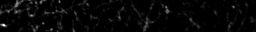
%> input picture cellnav/cellNav_0.70/karl/images/AVG_Ai148_129SVG3_122618_1006-1.tif, 256 x 32 px
$ octave skelBip.m   (GNU Octave 9; MATLAB toolbox functions it lacks are replaced by stand-ins)
%> lines starting %> are read from the running program, lines starting %| are printed output that depends on the picture
### optical-retina/jmFunctions/GetMyDir.m
function[TPN] = GetMyDir()


%% Get Folder

if ~exist('.\temp'), mkdir('.\temp'),end

if exist('.\temp\Last.mat')
     load(['.\temp\Last.mat'])
     if exist(Last)
        TPN=uigetdir(Last)
     else
         TPN=uigetdir
     end
else
    TPN=uigetdir
%> the answer given: ../../../../cellnav/cellNav_0.70/karl/images
end

TPN= [TPN '\'];

Last=TPN;
if Last>0
save('.\temp\Last.mat','Last')
end

### optical-retina/Analyze4/FixedPairAnalysis/bipMap/skelBip.m


TPN = GetMyDir

TPNd = dir(TPN); TPNd = TPNd(3:length(TPNd));
TiffNames={};
for i = 1: size(TPNd,1)
    siz=length(TPNd(i).name);
    if TPNd(i).name(siz-2:siz)== 'tif'
        if TPNd(i).name(siz-8:siz-7)~='-R'
            TiffNames(length(TiffNames)+1,1)={TPNd(i).name};
        end
    end
end

for i = length(TiffNames):-1:1
    I(:,:,i) = imread([TPN TiffNames{i}]);
end
I = double(I);
[ys xs zs] = size(I);
%> ys = 32; xs = 256; zs = 2
image(sum(I,3))


%%%%%%%%%%%%%%%%%%%%%%%%%%%% SKELETONIZE %%%%%%%%%%%%%%%


zum = 0.2; xyum = .0603;
aspect=zum/xyum;% ratio of z to xy dimentions
minObSize= 50; %% minimum size of object to be measured (default 20)
minFillSize = 10; %% Minimum size of continuous wave object (default 4)
maxSegLength = 5;  %% Maximum length of segments (default 2)

%% Run Skeletonize

'Filling to find Skeleton'
D = I>0;
SG=0; %start segment counter
PixDone=0; %Counter for Fill Progress
AllPix=sum(D(:)); %Count all pixels to do
%> AllPix = 5402
rep=0; %start another damn counter
D=(smooth3(D,'gaussian',5)>=.3); %Thats the images !!!!!!!!!!!!!!!!!!!!>=1?


%%Buffer D
Dbuf=zeros(ys+2,xs+2,zs+2,'uint8');
%> Dbuf: size 34x258x4 uint8; every value is 0
Dbuf(2:ys+1,2:xs+1,2:zs+1)=D;
D=Dbuf;
clear Dbuf
[ys,xs,zs]=size(D);
%> ys = 34; xs = 258; zs = 4

sumD=sum(D,3);
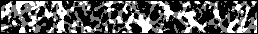
%> sumD: size 34x258 double; min 0, max 2, mean 0.731; drawn with min black and max white
colormap gray(256)
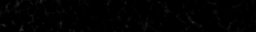
%> displayed picture: size 32x256x3, on the screen's scale of 0 to 255; min 0, max 42, mean 1.6
image(sumD*15/(mean(sumD(:))))
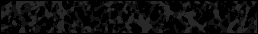
%> displayed picture: size 34x258x3, on the screen's scale of 0 to 255; min 0, max 40, mean 14.4

[D,ob]=bwlabeln(D,6); %Label Mask Objects -Six Connected
%> ob = 61
tic
for o=1:ob  %Run for All objects
    if sum(sum(sum(D==o)))>minObSize;
    %% Display Current object
    %  image((max(D,[],3)>0)*75 + max(D==o,[],3)*300),pause(.01)

    %%Find minimum length as princomp
    [vy,vx,vz]=ind2sub(size(D),find(D==o)); %Vectorize object

    clear V
    V(:,1)=vy;V(:,2)=vx;V(:,3)=vz; %make single vector
    clear vy vx vz
    [Co,Sc]=princomp(V);  %find principal components of object
    minV=find(Sc(:,1)==min(Sc(:,1)),1); %find position of min extreme position
    maxV=find(Sc(:,1)==max(Sc(:,1)),1); %find position of max extreme position
    startV=find(abs(Sc(:,1))==max(abs(Sc(:,1))),1); %find most extreme point for later starting point
    minLength=Sc(maxV,1)-Sc(minV,1); %Find minimum Length in Voxels
    clear Co Sc

    %%Start Filling
    con6=[-1 0 0; 1 0 0; 0 -1 0 ; 0 1 0; 0 0 -1; 0 0 1]; %6con matrix
    NewF=zeros(1000,3);
    NewF(1,:)=V(startV,:); %make starting point
    Sold=V(startV,:); %make Skeleton Starting Point

    Fnew=D*0;
    count=1;
   while count>0  %while there are new voxels to do

    PrevF=NewF(NewF(:,1)>0,:); NewF=NewF*0;  %update list of new fill points
    Fnew=Fnew*0; %Create matrix for new pixels
    count=0;  %reset counter
    for f=1:size(PrevF,1) %run all Previously filled points

    %%transform
    Trans=[PrevF(f,1)+con6(:,1) PrevF(f,2)+con6(:,2) PrevF(f,3)+con6(:,3)];

    for t = 1:size(Trans,1)
       Grab(t)=D(Trans(t,1),Trans(t,2),Trans(t,3));
       D(Trans(t,1),Trans(t,2),Trans(t,3))=0;
       Fnew(Trans(t,1),Trans(t,2),Trans(t,3))=1;
    end


% [4 lines of commented-out code are left out]

    GrabF=find(Grab);
    GrabFL=length(GrabF);
    PixDone=PixDone+GrabFL;
    NewF(count+1:count+GrabFL,1:3)=Trans(Grab>0,:);
    count=count+GrabFL;

    end % Run new points

    %Check new fill objects
    [Fnew,things]=bwlabeln(Fnew,26); %Label new fill objects (with 26 connectivity)
    for t=1:things %Do all objects
        if sum(sum(sum(Fnew==t)))>minFillSize %minimum centroid size
            [ly,lx,lz]=ind2sub(size(Fnew),find(Fnew==t)); %Find position of all pixels in object
            my=mean(ly); mx=mean(lx); mz=mean(lz); %Find centroid
            Snew(t,1)=my;Snew(t,2)=mx; Snew(t,3)=mz; %record new points
            SDist=sqrt((Sold(:,1)-my).^2+ (Sold(:,2)-mx).^2 + (Sold(:,3)-mz).^2); %find voxel distance from new to all old
            source=find(SDist==min(SDist),1);

            %Write Segments
            SG=SG+1;
            Seg(SG,1,1)=Sold(source,1);Seg(SG,2,1)=Sold(source,2); Seg(SG,3,1)=Sold(source,3);
            Seg(SG,1,2)=my; Seg(SG,2,2)=mx; Seg(SG,3,2)=mz;
            Obj(SG)=o; %record objects

        end %end if big enough to be worth new centroid
    end
    if exist('Snew','var'), Sold=Snew; clear Snew; end  %update skeleton points list: new becomes old

     if mod(SG,30)==0,  image((sumD>0)*255 - (sum(D,3)>0)*100),pause(.01),end

   end % Repeat fill


   end %if object is big enough
end %run all objects
%> this loop made 61 passes
%> (minV, maxV, startV, minLength) on passes 1, 2, 10, 13: (1020, 1019, 1019, 102.1), (5, 70, 70, 11.52), (1929, 1928, 1929, 162.7), (11, 41, 41, 10.2)
%> after the loop, Grab = [0 0 0 0 0 0]; GrabFL = 0; NewF = 1000 rows, first 12: [0 0 0; 0 0 0; 0 0 0; 0 0 0; 0 0 0; 0 0 0; 0 0 0; 0 0 0; 0 0 0; 0 0 0; 0 0 0; 0 0 0]; Obj = 712 values from 1 to 13; PixDone = 6156; PrevF = [24 103 2]; SDist = 1.12; SG = 712; Sold = [24.36 104 2.36]; Trans = [23 103 2; 25 103 2; 24 102 2; 24 104 2; 24 103 1; 24 103 3]; V = 53 rows, first 12: [24 103 2; 25 103 2; 24 104 2; 25 104 2; 26 104 2; 24 105 2; 25 105 2; 26 105 2; 32 105 2; 33 105 2; 23 106 2; 24 106 2]; con6 = [-1 0 0; 1 0 0; 0 -1 0; 0 1 0; 0 0 -1; 0 0 1]; count = 0; lx = [103; 104; 102; 103; 103; 104; 104; 105; 103; 104; 105; 105; 106; 105]; ly = [25; 24; 25; 24; 26; 23; 25; 24; 25; 24; 23; 25; 24; 24]; lz = [1; 1; 2; 2; 2; 2; 2; 2; 3; 3; 3; 3; 3; 4]

clear AllPix D Fnew

Duration = toc


%% Convert to real distances
if exist('Seg','var') % If any Segments were found
%%Unbuffer
Seg=Seg-1;
clear SU
SU(:,1:2,:)=Seg(:,1:2,:)*xyum;
SU(:,3,:)=Seg(:,3,:)*zum;
clear Seg
save([TPN 'temp/SU.mat'],'SU')

%%Remove overly long segments
SegLength=sqrt((SU(:,1,1)-SU(:,1,2)).^2 + (SU(:,2,1)-SU(:,2,2)).^2 + (SU(:,3,1)-SU(:,3,2)).^2);
%> SegLength = 712 values, max 2.56 at index 144, min 0.0144 at index 36, mean 0.136
SU=SU(SegLength<=maxSegLength,:,:);


'Skeleton Complete'

%% Find Nodes
'Finding Nodes'


%% Map Nodes

%%Find Connections
SkelSize=size(SU,1);
%> SkelSize = 712
for i=1:SkelSize

    %%Check how many times each tip is an origin
    TipFind=abs(SU(:,1,1)-SU(i,1,2))+abs(SU(:,2,1)-SU(i,2,2))+abs(SU(:,3,1)-SU(i,3,2));
    Con(i,2)=sum(TipFind==0); %add occurances as origins
    TipFind=abs(SU(:,1,2)-SU(i,1,2))+abs(SU(:,2,2)-SU(i,2,2))+abs(SU(:,3,2)-SU(i,3,2));
    Con(i,2)=Con(i,2)+sum(TipFind==0); %add occurances as tips

    %%Check how many times each origin is an origin
    OrigFind=abs(SU(:,1,1)-SU(i,1,1))+abs(SU(:,2,1)-SU(i,2,1))+abs(SU(:,3,1)-SU(i,3,1));
    Con(i,1)=sum(OrigFind==0);
    OrigFind=abs(SU(:,1,2)-SU(i,1,1))+abs(SU(:,2,2)-SU(i,2,1))+abs(SU(:,3,2)-SU(i,3,1));
    Con(i,1)=Con(i,1)+sum(OrigFind==0);
    Con(i,3)=sum(OrigFind==0);  %Secret Origin (0 if never a tip)
end
%> after the loop, Con = 712 rows, first 12: [1 2 0; 2 2 1; 2 2 1; 2 2 1; 2 2 1; 2 2 1; 2 3 1; 3 2 1; 3 1 1; 2 3 1; 3 2 1; 3 1 1]


%% Remove some Intermediates
'Removing intermediates'
n=0; %node counter
minDist=.5; %assign minimum distance
clear nodes Object
for i=1:SkelSize
   %% Search list for Origin points
   if Obj(i)==29, 'running 29', end

    if Con(i,1)>2 | Con(i,3)==0,  Origin=SU(i,:,1); %if current origin is branch point or never tip
        if Obj(i)==29, '29 passed Origin Test', end
        Link=Origin;  %make the origin the first link
        for f=i:SkelSize  %run every subsequent segment from current point to end of list.
             if sum(abs(SU(f,:,1)-Link))==0 %Look for the next segment
                 if Obj(i)==29, 'Found next Link', end
                Tip=SU(f,:,2); %if the origin is a link, then assign the new tip
                Link=Tip;
                Dist=sqrt((Tip(1)-Origin(1))^2 + (Tip(2)-Origin(2))^2 + (Tip(3)-Origin(3))^2); %find distance
                 %%Condition 1 =  Tip is end point
                if Con(f,2) ~=2 %If tip is end point or branch point
                   n=n+1;
                   nodes(n,:,1)=Origin; nodes(n,:,2)=Tip; %Then assign segment to nodes
                   Object(n)=Obj(i); % record source Object
                   break %leave f to look down list for next origin
                   if Obj(i)==29, 'Hit end point and wrote segment', end
                elseif Dist>minDist %If far enough away to be segment
                   n=n+1;
                   nodes(n,:,1)=Origin; nodes(n,:,2)=Tip; %Then assign segment to nodes
                   Object(n)=Obj(i);  %Record Source Object
                   Origin=Tip; %update tip as new origin
                   if Obj(i)==29, 'Hit min dist and wrote Segment', end
                end  %Tip condition
             end %if its the right segment

         end %if current segment starts with the link

    end %End if i is an origin.
end
%> this loop made 712 passes
%> after the loop, Dist = 0.116; Link = [1.41 6.21 0.271]; Object = 194 values from 1 to 13; Origin = [1.42 6.3 0.2]; Tip = [1.41 6.21 0.271]; n = 194
clear Con Dist SU

%% ReMap Nodes

%%Find Connections
clear TipFind OrigFind Con2
NodeSize=size(nodes,1);
%> NodeSize = 194
for i=1:NodeSize

    %%Check how many times each tip is an origin
    TipFind=abs(nodes(:,1,1)-nodes(i,1,2))+abs(nodes(:,2,1)-nodes(i,2,2))+abs(nodes(:,3,1)-nodes(i,3,2));
    Con2(i,2)=sum(TipFind==0); %add occurances as origins
    TipFind=abs(nodes(:,1,2)-nodes(i,1,2))+abs(nodes(:,2,2)-nodes(i,2,2))+abs(nodes(:,3,2)-nodes(i,3,2));
    Con2(i,2)=Con2(i,2)+sum(TipFind==0); %add occurances as tips

    %%Check how many times each origin is an origin
    OrigFind=abs(nodes(:,1,1)-nodes(i,1,1))+abs(nodes(:,2,1)-nodes(i,2,1))+abs(nodes(:,3,1)-nodes(i,3,1));
    Con2(i,1)=sum(OrigFind==0);
    OrigFind=abs(nodes(:,1,2)-nodes(i,1,1))+abs(nodes(:,2,2)-nodes(i,2,1))+abs(nodes(:,3,2)-nodes(i,3,1));
    Con2(i,1)=Con2(i,1)+sum(OrigFind==0);
    Con2(i,3)=sum(OrigFind==0);  %Secret Origin (0 if never a tip)
end
%> after the loop, Con2 = 194 rows, first 12: [1 3 0; 3 3 1; 3 1 1; 3 3 1; 3 1 1; 3 1 1; 3 2 1; 2 3 1; 3 2 1; 2 3 1; 3 1 1; 3 1 1]

%% Create Final vector map
if exist('bridge','var')
    NewSeg=[nodes ; bridge];  %Create variable with all identified segments
else
    NewSeg=nodes;
end

%% Cheap
AllSeg=NewSeg;

%%move AllSeg from temp to Data
if AllSeg(1,1,1)==0, AllSeg=AllSeg(2:size(AllSeg,1),:,:); end %Get rid of any spacer
save([TPN 'data/AllSeg.mat'],'AllSeg')
%
%data/SkeletonizedAt.mat'],'SkeletonizedAt')

'Done Skeletonizing'

% [36 lines of commented-out code are left out]


%% Get Convex hull
hold on
for i = 1:size(AllSeg,1)
    plot([AllSeg(i,1,1) AllSeg(i,1,2)],...
        [AllSeg(i,2,1) AllSeg(i,2,2)],'k')
end
Points = [AllSeg(:,[1 2],1); AllSeg(:,[1 2],2)];
%> Points = 388 rows, first 12: [1.87 6.09; 1.78 5.49; 1.78 5.49; 1.79 5.44; 1.79 5.44; 1.65 5.09; 1.65 5.09; 1.27 6.01; 1.12 5.61; 1.45 4.64; 1.12 5.61; 1.63 4.33]
uniquePoints = unique(Points,'rows');
%> uniquePoints = 198 rows, first 12: [0.0789 14.13; 0.0789 14.79; 0.0905 7.18; 0.107 6.84; 0.107 7.35; 0.112 7.22; 0.112 7.81; 0.117 14.77; 0.121 2.83; 0.121 9.04; 0.121 14.25; 0.137 3.35]
x = double(uniquePoints(:,1));
%> x = 198 values from 0.0789 to 1.93
y = double(uniquePoints(:,2));
%> y = 198 values, max 15.42 at index 196, min 0.0789 at index 97, mean 7.57
k = convhull(x,y);
%> k = [198; 196; 117; 2; 1; 3; 9; 18; 75; 97; 184; 195; 198]
plot(x(k),y(k),'r-')
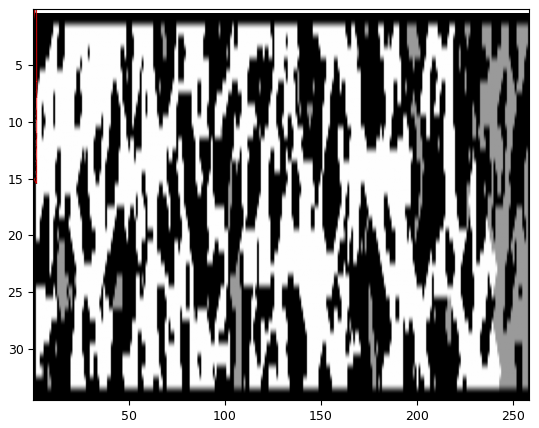
%> figure redrawn from the program's plot data
hold off
area = polyarea(x(k),y(k)) %#ok<NOPTS>
%> area = 26.91

end %% if there are segments
